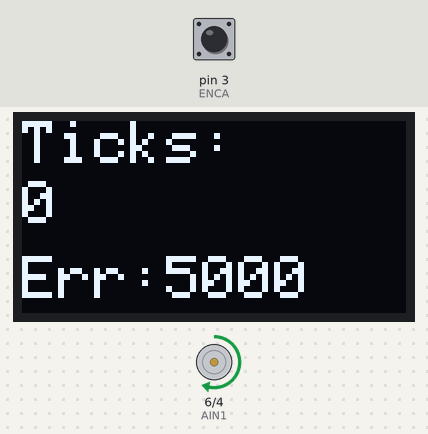
Simulated run of this sketch. Board: Arduino Uno, built with avr-gcc and run on an emulated ATmega328P. On the bench: 128×64 one-colour display, motor-driver pin pairs drawn as motors (green arrow = first pin HIGH = forward, orange = second pin HIGH = backward, longer = more drive, scaled by the enable pin). Inputs (shaded band) come from the test bench; at power-on: pin 3 (ENCA) HIGH.

Above: at 2.2 s.
2.3 s: pin 3 (ENCA) pulled LOW for 0.15 s
At 3.0 s:
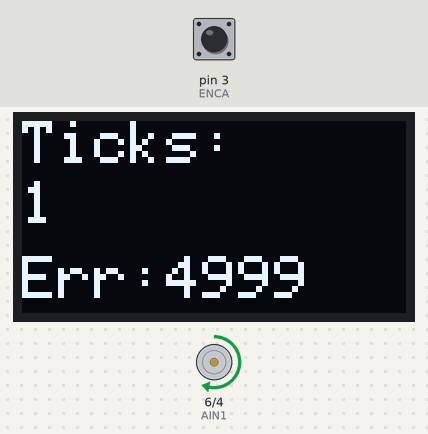
3.9 s: pin 3 (ENCA) pulled LOW for 1 s
At 6.1 s:
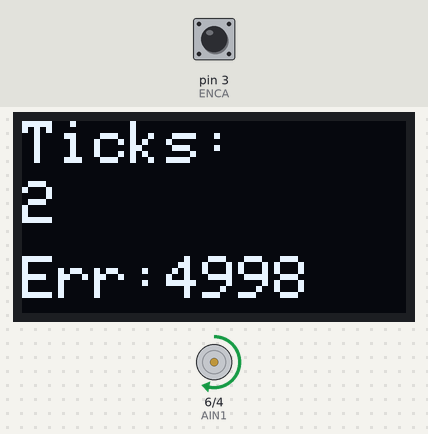
6.4 s: pin 3 (ENCA) pulled LOW for 0.15 s
At 7.4 s:
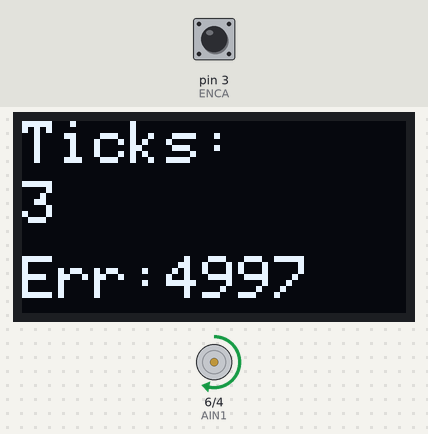
8.1 s: pin 3 (ENCA) pulled LOW for 1 s
At 10.5 s:
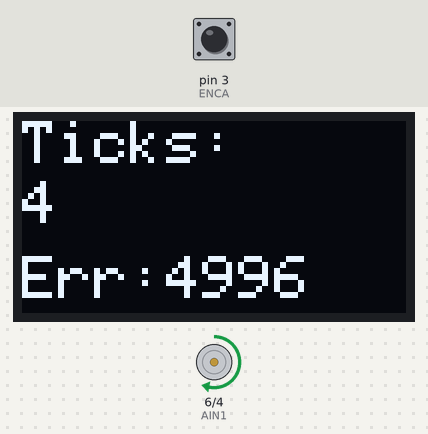
Timing chart, 0 to 11.6 s (numbered marks = the images above; inputs shaded):
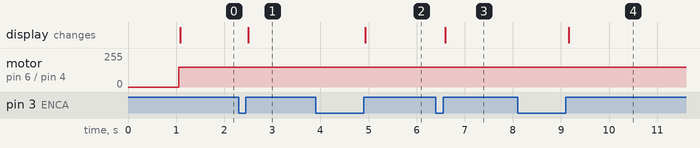

The sketch:

07_EncoderMotor_Target_Ticks_PID_Controller.ino
```cpp
#include <Wire.h>
#include <Adafruit_GFX.h>
#include <Adafruit_SSD1306.h>

// -------------------- OLED Configuration --------------------
#define SCREEN_WIDTH 128
#define SCREEN_HEIGHT 64
#define OLED_RESET -1

Adafruit_SSD1306 display(SCREEN_WIDTH, SCREEN_HEIGHT, &Wire, OLED_RESET);

// -------------------- Motor Driver Pins --------------------
const int PWMA = 5;
const int AIN1 = 6;
const int AIN2 = 4;

// -------------------- Encoder Pin --------------------
const int ENCA = 3;

// -------------------- Encoder Tracking --------------------
volatile long encoderTicks = 0;

// -------------------- PID Settings --------------------
const long targetTicks = 5000;
float Kp = 0.1;
float Ki = 0.001;
float Kd = 0.1;

long previousError = 0;
float integral = 0;

const int maxPWM = 150;
const int minPWM = 30;

unsigned long lastTime = 0;
bool motorStopped = false;

void readEncoder() {
  encoderTicks++;
}

void setup() {
  pinMode(PWMA, OUTPUT);
  pinMode(AIN1, OUTPUT);
  pinMode(AIN2, OUTPUT);

  pinMode(ENCA, INPUT_PULLUP);
  attachInterrupt(digitalPinToInterrupt(ENCA), readEncoder, RISING);

  // --- OLED setup ---
  if (!display.begin(SSD1306_SWITCHCAPVCC, 0x3C)) {
    for (;;);  // hang if OLED not found
  }

  display.clearDisplay();
  display.setTextSize(2);
  display.setTextColor(WHITE);
  display.setCursor(0, 0);
  display.println("PID Start");
  display.display();
  delay(1000);
}

void loop() {
  noInterrupts();
  long ticks = encoderTicks;
  interrupts();

  long error = targetTicks - ticks;
  long tolerance = targetTicks * 0.005;


  unsigned long now = millis();
  float deltaTime = (now - lastTime) / 1000.0;  // seconds

  // Stop when within tolerance
  if (abs(error) <= tolerance) {
    if (!motorStopped) {
      analogWrite(PWMA, 0);
      digitalWrite(AIN1, LOW);
      digitalWrite(AIN2, LOW);
      motorStopped = true;
    }
  } else {
    // PID calculations
    integral += error * deltaTime;
    float derivative = (error - previousError) / deltaTime;

    float output = Kp * error + Ki * integral + Kd * derivative;

    int pwm = abs(output);
    pwm = constrain(pwm, minPWM, maxPWM);

    // Set direction CW
    digitalWrite(AIN1, HIGH);
    digitalWrite(AIN2, LOW);
    analogWrite(PWMA, pwm);

    previousError = error;
    lastTime = now;
    motorStopped = false;
  }

  // -------------------- OLED DISPLAY --------------------
  display.clearDisplay();
  display.setCursor(0, 0);
  display.print("Ticks:");
  display.setCursor(0, 20);
  display.println(ticks);

  display.setCursor(0, 45);
  display.print("Err:");
  display.println(error);

  display.display();

  delay(100);
}
```

Measured:
- after the input at 2.3 s, the display: changes after 0.20 s (image 1)
- after the input at 3.9 s, the display: changes after 1.0 s (image 2)
- after the input at 6.4 s, the display: changes after 0.20 s (image 3)
- after the input at 8.1 s, the display: changes after 1.1 s (image 4)
